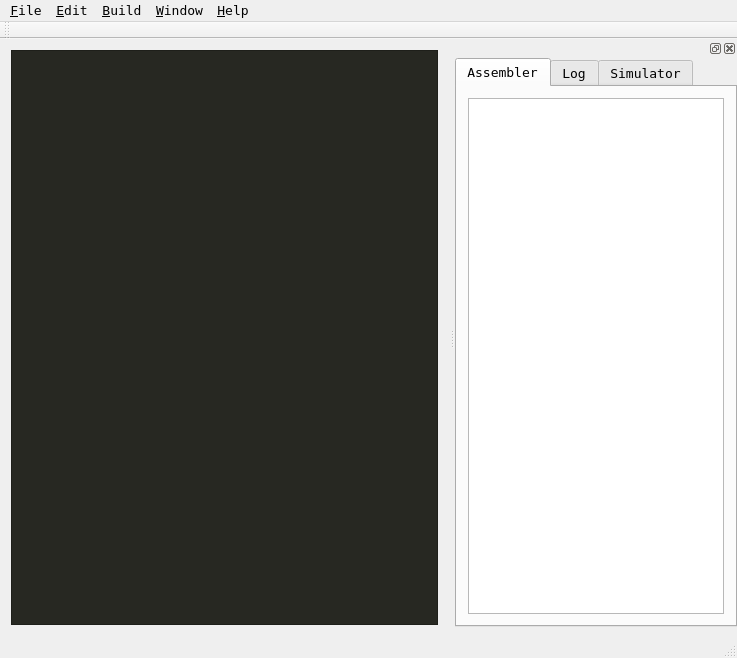
<?xml version="1.0" encoding="UTF-8"?>
<ui version="4.0">
 <class>MainWindow</class>
 <widget class="QMainWindow" name="MainWindow">
  <property name="geometry">
   <rect>
    <x>0</x>
    <y>0</y>
    <width>737</width>
    <height>658</height>
   </rect>
  </property>
  <property name="sizePolicy">
   <sizepolicy hsizetype="Preferred" vsizetype="Preferred">
    <horstretch>0</horstretch>
    <verstretch>0</verstretch>
   </sizepolicy>
  </property>
  <property name="font">
   <font>
    <family>DejaVu Sans Mono</family>
    <pointsize>10</pointsize>
    <underline>false</underline>
   </font>
  </property>
  <property name="acceptDrops">
   <bool>true</bool>
  </property>
  <property name="windowTitle">
   <string>sIDE</string>
  </property>
  <property name="windowIcon">
   <iconset resource="image/res.qrc">
    <normaloff>:/strikethrough.png</normaloff>:/strikethrough.png</iconset>
  </property>
  <property name="windowOpacity">
   <double>1.000000000000000</double>
  </property>
  <property name="autoFillBackground">
   <bool>false</bool>
  </property>
  <property name="styleSheet">
   <string notr="true"/>
  </property>
  <widget class="QWidget" name="centralWidget">
   <property name="autoFillBackground">
    <bool>false</bool>
   </property>
   <layout class="QGridLayout" name="gridLayout_6">
    <item row="0" column="0">
     <widget class="AsmEditor" name="textEdit">
      <property name="sizePolicy">
       <sizepolicy hsizetype="Expanding" vsizetype="Expanding">
        <horstretch>0</horstretch>
        <verstretch>0</verstretch>
       </sizepolicy>
      </property>
      <property name="styleSheet">
       <string notr="true">background-color: #272822;
color: #F8F8F2;</string>
      </property>
     </widget>
    </item>
   </layout>
  </widget>
  <widget class="QMenuBar" name="menuBar">
   <property name="geometry">
    <rect>
     <x>0</x>
     <y>0</y>
     <width>737</width>
     <height>20</height>
    </rect>
   </property>
   <widget class="QMenu" name="menuFile">
    <property name="accessibleName">
     <string/>
    </property>
    <property name="title">
     <string>&amp;File</string>
    </property>
    <property name="separatorsCollapsible">
     <bool>false</bool>
    </property>
    <property name="toolTipsVisible">
     <bool>false</bool>
    </property>
    <addaction name="actionOpen"/>
    <addaction name="actionNew"/>
    <addaction name="actionSave"/>
    <addaction name="actionSave_As"/>
   </widget>
   <widget class="QMenu" name="menuEdit">
    <property name="title">
     <string>&amp;Edit</string>
    </property>
    <addaction name="actionCopy"/>
    <addaction name="actionCut"/>
    <addaction name="actionPaste"/>
    <addaction name="actionUndo"/>
    <addaction name="actionRedo"/>
   </widget>
   <widget class="QMenu" name="menuBuild">
    <property name="title">
     <string>&amp;Build</string>
    </property>
    <addaction name="actionAssemble"/>
    <addaction name="actionRun"/>
    <addaction name="actionKill"/>
   </widget>
   <widget class="QMenu" name="menuHelp">
    <property name="title">
     <string>&amp;Help</string>
    </property>
    <addaction name="actionAbout"/>
   </widget>
   <widget class="QMenu" name="menuWindow">
    <property name="title">
     <string>&amp;Window</string>
    </property>
    <addaction name="actionShow_Toolbar"/>
   </widget>
   <addaction name="menuFile"/>
   <addaction name="menuEdit"/>
   <addaction name="menuBuild"/>
   <addaction name="menuWindow"/>
   <addaction name="menuHelp"/>
  </widget>
  <widget class="QToolBar" name="mainToolBar">
   <property name="orientation">
    <enum>Qt::Horizontal</enum>
   </property>
   <attribute name="toolBarArea">
    <enum>TopToolBarArea</enum>
   </attribute>
   <attribute name="toolBarBreak">
    <bool>false</bool>
   </attribute>
  </widget>
  <widget class="QStatusBar" name="statusBar"/>
  <widget class="QDockWidget" name="dockWidget">
   <property name="sizePolicy">
    <sizepolicy hsizetype="Preferred" vsizetype="Preferred">
     <horstretch>0</horstretch>
     <verstretch>0</verstretch>
    </sizepolicy>
   </property>
   <property name="floating">
    <bool>false</bool>
   </property>
   <property name="features">
    <set>QDockWidget::AllDockWidgetFeatures</set>
   </property>
   <attribute name="dockWidgetArea">
    <number>2</number>
   </attribute>
   <widget class="QWidget" name="dockWidgetContents">
    <layout class="QGridLayout" name="gridLayout">
     <property name="leftMargin">
      <number>0</number>
     </property>
     <property name="topMargin">
      <number>0</number>
     </property>
     <property name="rightMargin">
      <number>0</number>
     </property>
     <property name="bottomMargin">
      <number>9</number>
     </property>
     <item row="0" column="0">
      <widget class="QTabWidget" name="tabWidget">
       <property name="sizePolicy">
        <sizepolicy hsizetype="Preferred" vsizetype="Preferred">
         <horstretch>0</horstretch>
         <verstretch>0</verstretch>
        </sizepolicy>
       </property>
       <property name="autoFillBackground">
        <bool>false</bool>
       </property>
       <property name="currentIndex">
        <number>0</number>
       </property>
       <widget class="QWidget" name="tabAssembler">
        <attribute name="title">
         <string>Assembler</string>
        </attribute>
        <layout class="QGridLayout" name="gridLayout_2">
         <item row="0" column="0">
          <widget class="QTextBrowser" name="textAssembler"/>
         </item>
        </layout>
       </widget>
       <widget class="QWidget" name="tabLog">
        <attribute name="title">
         <string>Log</string>
        </attribute>
        <layout class="QGridLayout" name="gridLayout_4">
         <item row="0" column="0">
          <widget class="QTextBrowser" name="textLog"/>
         </item>
        </layout>
       </widget>
       <widget class="QWidget" name="tabConsole">
        <attribute name="title">
         <string>Simulator</string>
        </attribute>
        <layout class="QGridLayout" name="gridLayout_3">
         <item row="0" column="0">
          <widget class="QTextBrowser" name="textConsole"/>
         </item>
         <item row="1" column="0">
          <widget class="QLineEdit" name="lineInput">
           <property name="enabled">
            <bool>false</bool>
           </property>
          </widget>
         </item>
        </layout>
       </widget>
      </widget>
     </item>
    </layout>
   </widget>
  </widget>
  <action name="actionOpen">
   <property name="checkable">
    <bool>false</bool>
   </property>
   <property name="icon">
    <iconset resource="image/res.qrc">
     <normaloff>:/file-1.png</normaloff>:/file-1.png</iconset>
   </property>
   <property name="text">
    <string>&amp;Open</string>
   </property>
   <property name="shortcut">
    <string>Ctrl+O</string>
   </property>
  </action>
  <action name="actionSave">
   <property name="icon">
    <iconset resource="image/res.qrc">
     <normaloff>:/save.png</normaloff>:/save.png</iconset>
   </property>
   <property name="text">
    <string>&amp;Save</string>
   </property>
   <property name="shortcut">
    <string>Ctrl+S</string>
   </property>
  </action>
  <action name="actionNew">
   <property name="icon">
    <iconset resource="image/res.qrc">
     <normaloff>:/file.png</normaloff>:/file.png</iconset>
   </property>
   <property name="text">
    <string>&amp;New</string>
   </property>
   <property name="shortcut">
    <string>Ctrl+N</string>
   </property>
  </action>
  <action name="actionSave_As">
   <property name="icon">
    <iconset resource="image/res.qrc">
     <normaloff>:/save-1.png</normaloff>:/save-1.png</iconset>
   </property>
   <property name="text">
    <string>Save &amp;As</string>
   </property>
  </action>
  <action name="actionCopy">
   <property name="icon">
    <iconset resource="image/res.qrc">
     <normaloff>:/copy.png</normaloff>:/copy.png</iconset>
   </property>
   <property name="text">
    <string>&amp;Copy</string>
   </property>
   <property name="shortcut">
    <string>Ctrl+C</string>
   </property>
  </action>
  <action name="actionPaste">
   <property name="icon">
    <iconset resource="image/res.qrc">
     <normaloff>:/paste.png</normaloff>:/paste.png</iconset>
   </property>
   <property name="text">
    <string>&amp;Paste</string>
   </property>
   <property name="shortcut">
    <string>Ctrl+V</string>
   </property>
  </action>
  <action name="actionUndo">
   <property name="enabled">
    <bool>false</bool>
   </property>
   <property name="icon">
    <iconset resource="image/res.qrc">
     <normaloff>:/undo.png</normaloff>:/undo.png</iconset>
   </property>
   <property name="text">
    <string>&amp;Undo</string>
   </property>
   <property name="shortcut">
    <string>Ctrl+Z</string>
   </property>
  </action>
  <action name="actionRedo">
   <property name="enabled">
    <bool>false</bool>
   </property>
   <property name="icon">
    <iconset resource="image/res.qrc">
     <normaloff>:/redo.png</normaloff>:/redo.png</iconset>
   </property>
   <property name="text">
    <string>&amp;Redo</string>
   </property>
   <property name="shortcut">
    <string>Ctrl+Shift+Z</string>
   </property>
  </action>
  <action name="actionAssemble">
   <property name="icon">
    <iconset resource="image/res.qrc">
     <normaloff>:/table.png</normaloff>:/table.png</iconset>
   </property>
   <property name="text">
    <string>&amp;Assemble</string>
   </property>
   <property name="shortcut">
    <string>F5</string>
   </property>
  </action>
  <action name="actionRun">
   <property name="icon">
    <iconset resource="image/res.qrc">
     <normaloff>:/table-1.png</normaloff>:/table-1.png</iconset>
   </property>
   <property name="text">
    <string>&amp;Run</string>
   </property>
   <property name="shortcut">
    <string>F6</string>
   </property>
  </action>
  <action name="actionAbout">
   <property name="checkable">
    <bool>false</bool>
   </property>
   <property name="text">
    <string>&amp;About</string>
   </property>
  </action>
  <action name="action">
   <property name="text">
    <string>&amp;Format Code</string>
   </property>
   <property name="shortcut">
    <string>Ctrl+F</string>
   </property>
  </action>
  <action name="actionAssemble_Run">
   <property name="text">
    <string>Assemble &amp;&amp; R&amp;un</string>
   </property>
   <property name="shortcut">
    <string>F9</string>
   </property>
  </action>
  <action name="actionCut">
   <property name="icon">
    <iconset resource="image/res.qrc">
     <normaloff>:/scissors.png</normaloff>:/scissors.png</iconset>
   </property>
   <property name="text">
    <string>Cu&amp;t</string>
   </property>
   <property name="shortcut">
    <string>Ctrl+X</string>
   </property>
  </action>
  <action name="actionShow_Toolbar">
   <property name="checkable">
    <bool>true</bool>
   </property>
   <property name="checked">
    <bool>true</bool>
   </property>
   <property name="text">
    <string>Show &amp;Toolbar</string>
   </property>
  </action>
  <action name="actionShow_Output">
   <property name="checkable">
    <bool>true</bool>
   </property>
   <property name="checked">
    <bool>true</bool>
   </property>
   <property name="text">
    <string>Show &amp;Output</string>
   </property>
  </action>
  <action name="actionStop">
   <property name="enabled">
    <bool>false</bool>
   </property>
   <property name="icon">
    <iconset resource="image/res.qrc">
     <normaloff>:/close.png</normaloff>:/close.png</iconset>
   </property>
   <property name="text">
    <string>Stop</string>
   </property>
  </action>
  <action name="actionKill">
   <property name="enabled">
    <bool>false</bool>
   </property>
   <property name="icon">
    <iconset resource="image/res.qrc">
     <normaloff>:/close.png</normaloff>:/close.png</iconset>
   </property>
   <property name="text">
    <string>&amp;Stop</string>
   </property>
  </action>
 </widget>
 <layoutdefault spacing="6" margin="11"/>
 <customwidgets>
  <customwidget>
   <class>AsmEditor</class>
   <extends>QPlainTextEdit</extends>
   <header>asmeditor.h</header>
  </customwidget>
 </customwidgets>
 <resources>
  <include location="image/res.qrc"/>
 </resources>
 <connections/>
</ui>
